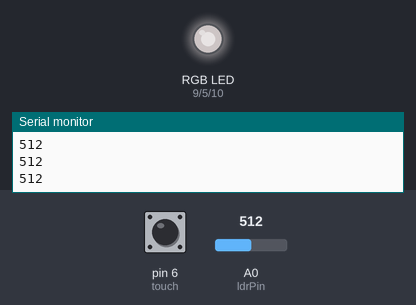
A sketch run on a simulated Arduino Nano, built with avr-gcc and run on an emulated ATmega328P. Shown: an RGB LED mixed from three pins (HIGH = lit), the last lines printed to the serial monitor. Dashed ring = blinking. The test bench sets the inputs (shaded band); at power-on: A0 (ldrPin) = 512, pin 6 (touch) LOW. Dim RGB values are drawn brighter than linear.

Above: at 1.2 s.
1.3 s: A0 (ldrPin) set to 716
At 1.9 s:
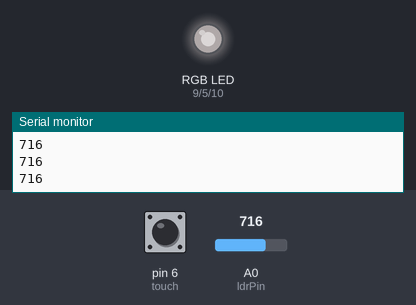
2.8 s: pin 6 (touch) pulled HIGH for 3.2 s
At 4.4 s:
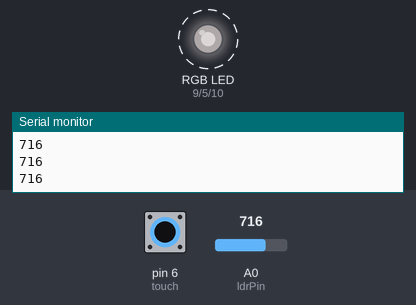
7.9 s: A0 (ldrPin) set to 792
At 8.7 s:
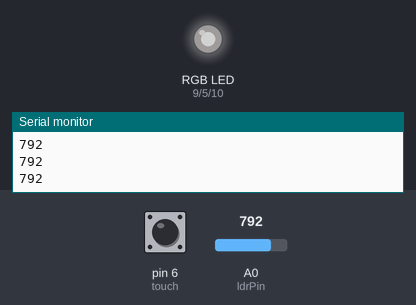
9.4 s: A0 (ldrPin) set to 808
At 10.1 s:
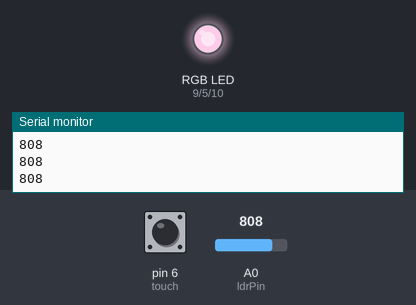
10.9 s: A0 (ldrPin) set to 306
At 11.4 s:
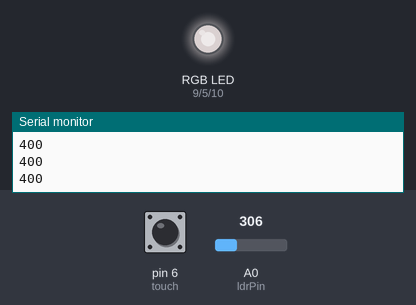
12.4 s: A0 (ldrPin) set to 511
At 12.8 s:
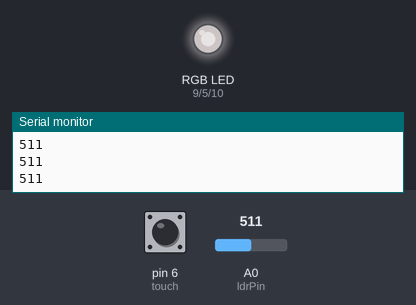
Timing chart, 0 to 14.9 s (numbered marks = the images above; inputs shaded):
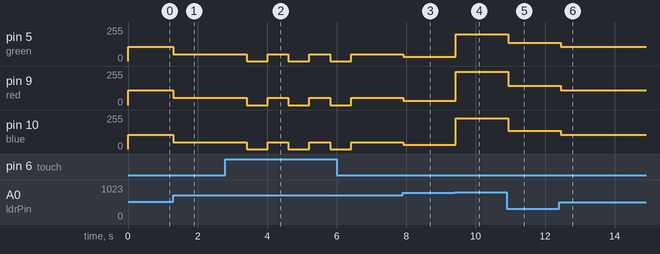

The sketch:

candlight.ino
```cpp
boolean on  = true;
const int ldrPin = A0;
const int blue = 10;
const int red = 9;
const int green = 5;
const int touch = 6;

void setup()
{
    Serial.begin(9600);
    pinMode(blue, OUTPUT);
    pinMode(red, OUTPUT);
    pinMode(green, OUTPUT);
    pinMode(touch, INPUT);
    randomSeed(analogRead(A6));
    // color orange
    // analogWrite(red, 255);
    // analogWrite(blue, 100);
    // analogWrite(green, 252);

}
void loop()
{
    int brightness = analogRead(ldrPin);
    if (on)
    {

        brightness = constrain(brightness, 400, 900);
        if (brightness > 800){
            analogWrite(red, 250);
            analogWrite(blue, 230);
            analogWrite(green, 200);
        } else {
             int blueout = map(brightness, 1, 900, 245, 1);
        int redout = map(brightness, 1, 900, 255, 1);
        int greenout = map(brightness, 1, 900, 245, 1);
        analogWrite(red, redout);
        analogWrite(blue, blueout);
        analogWrite(green, greenout);
        }


        Serial.println(brightness);
        // if (brightness < 300){
        //     analogWrite(red, 0);
        //     analogWrite(blue, 0);
        //     analogWrite(green, 0);
        // }
        //  if (300 <= brightness <= 400) {
        //     analogWrite(red, 5);
        //     analogWrite(blue, 255);
        //     analogWrite(green, 212);
        // }
        // if (400< brightness <= 500){
        //     analogWrite(red, 5);
        //     analogWrite(blue, 255);
        //     analogWrite(green, 212);
        // }
        //  if (500 < brightness <= 700) {
        //     analogWrite(red, 4);
        //     analogWrite(blue, 200);
        //     analogWrite(green, 170);
        // }
        //  if (700 < brightness) {
        //     analogWrite(red, 3);
        //     analogWrite(blue, 150);
        //     analogWrite(green, 120);
        // }
    }
    else{
        analogWrite(red, 0);
        analogWrite(blue, 0);
        analogWrite(green, 0);
    }
    if (digitalRead(touch) == HIGH){
        on = !on;
        delay(500);
    }
    delay(100);


}
```

Measured:
- the behaviour switches between 800 and 801 on A0 (ldrPin) (found by bisection; images 3 and 4)
- after the input at 1.3 s, pin 5 (green), pin 10 (blue): 107/255 → 51/255 at once; pin 9 (red): 111/255 → 53/255 at once
- after the input at 2.8 s, pin 5 (green), pin 10 (blue): alternates 51/255 for 0.60 s and 0/255 for 0.60 s, 6 changes in all, then stays 51/255, starting after 0.61 s; pin 9 (red): alternates 53/255 for 0.60 s and 0/255 for 0.60 s, 6 changes in all, then stays 53/255, starting after 0.61 s
- after the input at 7.9 s, pin 5 (green), pin 10 (blue): 51/255 → 31/255 at once; pin 9 (red): 53/255 → 32/255 at once
- after the input at 9.4 s, pin 5 (green): 31/255 → 200/255 at once; pin 9 (red): 32/255 → 250/255 at once; pin 10 (blue): 31/255 → 230/255 at once
- after the input at 10.9 s, pin 5 (green): 200/255 → 137/255 at once; pin 9 (red): 250/255 → 143/255 at once; pin 10 (blue): 230/255 → 137/255 at once
- after the input at 12.4 s, pin 5 (green), pin 10 (blue): 137/255 → 107/255 at once; pin 9 (red): 143/255 → 111/255 at once
